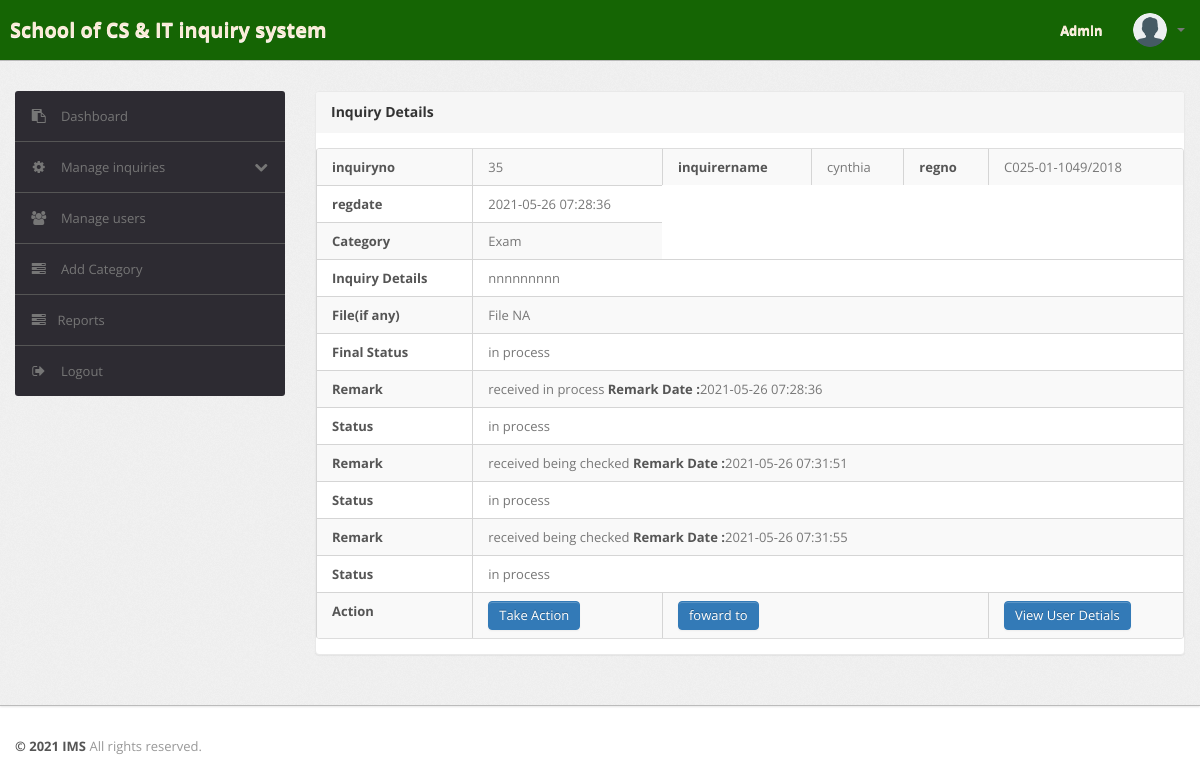
The app's page /Admin/inquiry-details.php?cid=35 with its own data.
### tables this page shows
CREATE TABLE `inquiries` (
  `inquirynumber` int(11) NOT NULL,
  `userid` int(11) NOT NULL,
  `email` varchar(50) NOT NULL,
  `category` varchar(50) NOT NULL,
  `categoryname` varchar(50) NOT NULL,
  `inquirydetails` varchar(255) NOT NULL,
  `inquiryfile` varchar(255) NOT NULL,
  `regDate` timestamp NOT NULL DEFAULT current_timestamp() ON UPDATE current_timestamp(),
  `status` varchar(50) DEFAULT NULL,
  `lastupdationdate` timestamp NOT NULL DEFAULT current_timestamp() ON UPDATE current_timestamp()
);

CREATE TABLE `register` (
  `id` int(50) NOT NULL,
  `fullname` varchar(50) NOT NULL,
  `email` varchar(100) NOT NULL,
  `regno` varchar(100) NOT NULL,
  `mobileno` int(50) NOT NULL,
  `password` varchar(50) NOT NULL,
  `regDate` timestamp NOT NULL DEFAULT current_timestamp(),
  `updationDate` timestamp NOT NULL DEFAULT current_timestamp() ON UPDATE current_timestamp(),
  `status` int(50) NOT NULL
);

CREATE TABLE `category` (
  `id` int(11) NOT NULL,
  `categoryname` varchar(50) NOT NULL,
  `creationDate` timestamp NOT NULL DEFAULT current_timestamp() ON UPDATE current_timestamp(),
  `updationDate` timestamp NOT NULL DEFAULT current_timestamp() ON UPDATE current_timestamp()
);

CREATE TABLE `inquiryremark` (
  `id` int(11) NOT NULL,
  `inquirynumber` int(11) DEFAULT NULL,
  `status` varchar(255) DEFAULT NULL,
  `remark` varchar(255) DEFAULT NULL,
  `remarkdate` timestamp NOT NULL DEFAULT current_timestamp() ON UPDATE current_timestamp()
);

### Admin/inquiry-details.php (the view, shortened to what this page needs)
<!DOCTYPE html>
<html lang="en">
<head>
    <link type="text/css" href="bootstrap/css/bootstrap.min.css" rel="stylesheet">
    <link type="text/css" href="bootstrap/css/bootstrap-responsive.min.css" rel="stylesheet">
    <link type="text/css" href="css/theme.css" rel="stylesheet">
    <link type="text/css" href="images/icons/css/font-awesome.css" rel="stylesheet">
</head>
<body>
    <?php include('include/header.php'); ?>
    <div class="wrapper">
        <div class="container">
            <div class="row">
                <?php include('include/sidebar.php'); ?>
                <div class="span9">
                    <div class="content">
                        <div class="module">
                            <div class="module-head">
                                <h3>Inquiry Details</h3>
                            </div>
                            <div class="module-body table">
                                <table cellpadding="0" cellspacing="0" border="0"
                                    class="datatable-1 table table-bordered table-striped	 display" width="100%">
                                    <tbody>
                                        <?php $st = 'closed';
											$query = mysqli_query($con, "select inquiries.*,register.fullname as name,register.regno as reg, category.categoryname as catname from inquiries join register on register.id=inquiries.userid join category on category.id=inquiries.category where inquiries.inquirynumber='" . $_GET['cid'] . "'");
											while ($row = mysqli_fetch_array($query)) {
											?>
                                        <tr>
                                            <td><b>inquiryno</b></td>
                                            <td><?php echo htmlentities($row['inquirynumber']); ?></td>
                                            <td><b>inquirername</b></td>
                                            <td> <?php echo htmlentities($row['name']); ?></td>
                                            <td><b>regno</b></td>
                                            <td><?php echo htmlentities($row['reg']); ?>
                                            </td>
                                        </tr>
                                        <tr>
                                            <td><b>regdate </b></td>
                                            <td><?php echo htmlentities($row['regDate']); ?></td>
                                        </tr>
                                        <tr>
                                            <td><b>Category </b></td>
                                            <td><?php echo htmlentities($row['catname']); ?></td>
                                        </tr>
                                        <tr>
                                            <td><b>Inquiry Details </b></td>
                                            <td colspan="5"> <?php echo htmlentities($row['inquirydetails']); ?></td>
                                        </tr>
                                        <tr>
                                            <td><b>File(if any) </b></td>
                                            <td colspan="5"> <?php $cfile = $row['inquiryfile'];
																		if ($cfile == "" || $cfile == "NULL") {
																			echo "File NA";
																		} else { ?>
                                                <a href="../student/inquirydocs/<?php echo htmlentities($row['inquiryfile']); ?>"
                                                    target="_blank"> View File</a>
                                                <?php } ?>
                                            </td>
                                        </tr>
                                        <tr>
                                            <td><b>Final Status</b></td>
                                            <td colspan="5"><?php if ($row['status'] == "") {
																		echo "Not yet processed";
																	} else {
																		echo htmlentities($row['status']);
																	} ?></td>
                                        </tr>
                                        <?php $ret = mysqli_query($con, "select inquiryremark.remark as remark,inquiryremark.status as sstatus,inquiryremark.remarkDate as rdate from inquiryremark join inquiries on inquiries.inquirynumber=inquiryremark.inquirynumber where inquiryremark.inquirynumber='" . $_GET['cid'] . "'");
												while ($rw = mysqli_fetch_array($ret)) {
												?>
                                        <tr>
                                            <td><b>Remark</b></td>
                                            <td colspan="5"><?php echo  htmlentities($rw['remark']); ?> <b>Remark Date
                                                    :</b><?php echo  htmlentities($rw['rdate']); ?></td>
                                        </tr>
                                        <tr>
                                            <td><b>Status</b></td>
                                            <td colspan="5"><?php echo  htmlentities($rw['sstatus']); ?></td>
                                        </tr>
                                        <?php } ?>
                                        <tr>
                                            <td><b>Action</b></td>
                                            <td>
                                                <?php if ($row['status'] == "closed") {
														} else { ?>
                                                <a href="javascript:void(0);"
                                                    onClick="popUpWindow('http://localhost/IMS/Admin/update-inquiry.php?cid=<?php echo htmlentities($row['inquirynumber']); ?>');"
                                                    title="Update order">
                                                    <button type="button" class="btn btn-primary">Take Action</button>
                                            </td>
                                            <td colspan="3">
                                                <a href="javascript:void(0);"
                                                    onClick="popUpWindow('http://localhost/IMS/Admin/foward.php?cid=<?php echo htmlentities($row['inquirynumber']); ?>');"
                                                    title="Update order">
                                                    <button type="button" class="btn btn-primary">foward to</button></a>
                                            </td>
                                            </a><?php } ?></td>
                                            <td colspan="4">
                                                <a href="javascript:void(0);"
                                                    onClick="popUpWindow('http://localhost/IMS/Admin/userprofile.php?uid=<?php echo htmlentities($row['userid']); ?>');"
                                                    title="Update order">
                                                    <button type="button" class="btn btn-primary">View User
                                                        Detials</button></a>
                                            </td>
                                        </tr>
                                        <?php  } ?>
                                </table>
                            </div>
                        </div>
                    </div>
                </div>
            </div>
        </div>
    </div>
    <?php include('include/footer.php'); ?>
</body>

### Admin/css/theme.css (style rules this page uses)
body { font-size: 13px; font-family: 'Open Sans', Arial, sans-serif; background: #fff; color: #777 }
h1, h2, h3, h4, h5, h6 { color: #333; margin-top: 0 }
h3 { font-size: 20px }
strong, b { color: #555 }
.wrapper { background: url(../images/bg.png) #eee; border-bottom: 1px solid #bbb; -webkit-box-shadow: 0 1px 2px rgba(0,0,0,0.1); -moz-box-shadow: 0 1px 2px rgba(0,0,0,0.1); box-shadow: 0 1px 2px rgba(0,0,0,0.1); padding: 30px 0 }
select, textarea, input[type="text"], input[type="password"], input[type="datetime"], input[type="datetime-local"], input[type="date"], input[type="month"], input[type="time"], input[type="week"], input[type="number"], input[type="email"], input[type="url"], input[type="search"], input[type="tel"], input[type="color"], .uneditable-input, label, input, button, select, textarea { -webkit-border-radius: 3px; -moz-border-radius: 3px; border-radius: 3px; font-size: 13px; font-family: 'Open Sans', Tahoma, Arial, sans-serif }
.module { background: #fff; -webkit-border-radius: 3px; -moz-border-radius: 3px; border-radius: 3px; border: 1px solid #ccc; border-bottom-color: #bbb; -webkit-box-shadow: 0 0 1px rgba(0,0,0,0.2); -moz-box-shadow: 0 0 1px rgba(0,0,0,0.2); box-shadow: 0 0 1px rgba(0,0,0,0.2); margin-bottom: 30px }
.btn, .btn-box { -webkit-border-radius: 3px; -moz-border-radius: 3px; border-radius: 3px }
.btn { font-size: 13px; font-weight: 600 }
.btn { display: inline-block; margin-bottom: 0; font-weight: 400; text-align: center; vertical-align: middle; cursor: pointer; background-image: none; border: 1px solid transparent; white-space: nowrap; padding: 4px 10px; font-size: 13px; line-height: 1.42857; border-radius: 4px; -webkit-user-select: none; -moz-user-select: none; -ms-user-select: none; user-select: none }
.btn-primary { color: #fff; background-color: #337ab7; border-color: #337ab7; }
.table { margin-bottom: 0 }
.table th, .table td { border-color: #d5d5d5!important }
.table-bordered thead:first-child tr:first-child>th:first-child, .table-bordered tbody:first-child tr:first-child>td:first-child { -webkit-border-top-left-radius: 2px; -moz-border-radius-topleft: 2px; border-top-left-radius: 2px }
.table-bordered thead:first-child tr:first-child>th:last-child, .table-bordered tbody:first-child tr:first-child>td:last-child { -webkit-border-top-right-radius: 2px; -moz-border-radius-topright: 2px; border-top-right-radius: 2px }
.table-bordered thead:last-child tr:last-child>th:first-child, .table-bordered tbody:last-child tr:last-child>td:first-child, .table-bordered tfoot:last-child tr:last-child>td:first-child { -webkit-border-bottom-left-radius: 2px; -moz-border-radius-bottomleft: 2px; border-bottom-left-radius: 2px }
.table-bordered thead:last-child tr:last-child>th:last-child, .table-bordered tbody:last-child tr:last-child>td:last-child, .table-bordered tfoot:last-child tr:last-child>td:last-child { -webkit-border-bottom-right-radius: 2px; -moz-border-radius-bottomright: 2px; border-bottom-right-radius: 2px }
.module { box-shadow: 0 0 3px rgba(0,0,0,.1); border-color: #e9e9e9; margin-bottom: 20px; background-color: #fff; border-radius: 4px; -webkit-box-shadow: 0 1px 1px rgba(0,0,0,.05); box-shadow: 0 1px 1px rgba(0,0,0,.05); }
.module-head { color: #767676; background-color: #f6f6f6; border-color: #e9e9e9; padding: 10px 15px; border-bottom: 1px solid transparent; border-top-right-radius: 3px; border-top-left-radius: 3px; }
.module-head h3 { font-size: 14px; line-height: 20px; height: 20px; margin: 0 }
.module-body { padding: 15px }
.module-body.table { padding: 15px 0 }
.module-body.table .table th, .module-body.table .table td { padding-left: 15px; padding-right: 15px }

### records on screen
inquiries: inquirynumber "35", register.fullname "cynthia", register.regno "C025-01-1049/2018", regDate "2021-05-26 07:28:36", category.categoryname "Exam", inquirydetails "nnnnnnnnn", inquiryfile "File NA", status "in process"
inquiryremark: remark "received in process", remarkdate "2021-05-26 07:28:36", status "in process"
inquiryremark: remark "received being checked", remarkdate "2021-05-26 07:31:51", status "in process"
inquiryremark: remark "received being checked", remarkdate "2021-05-26 07:31:55", status "in process"
